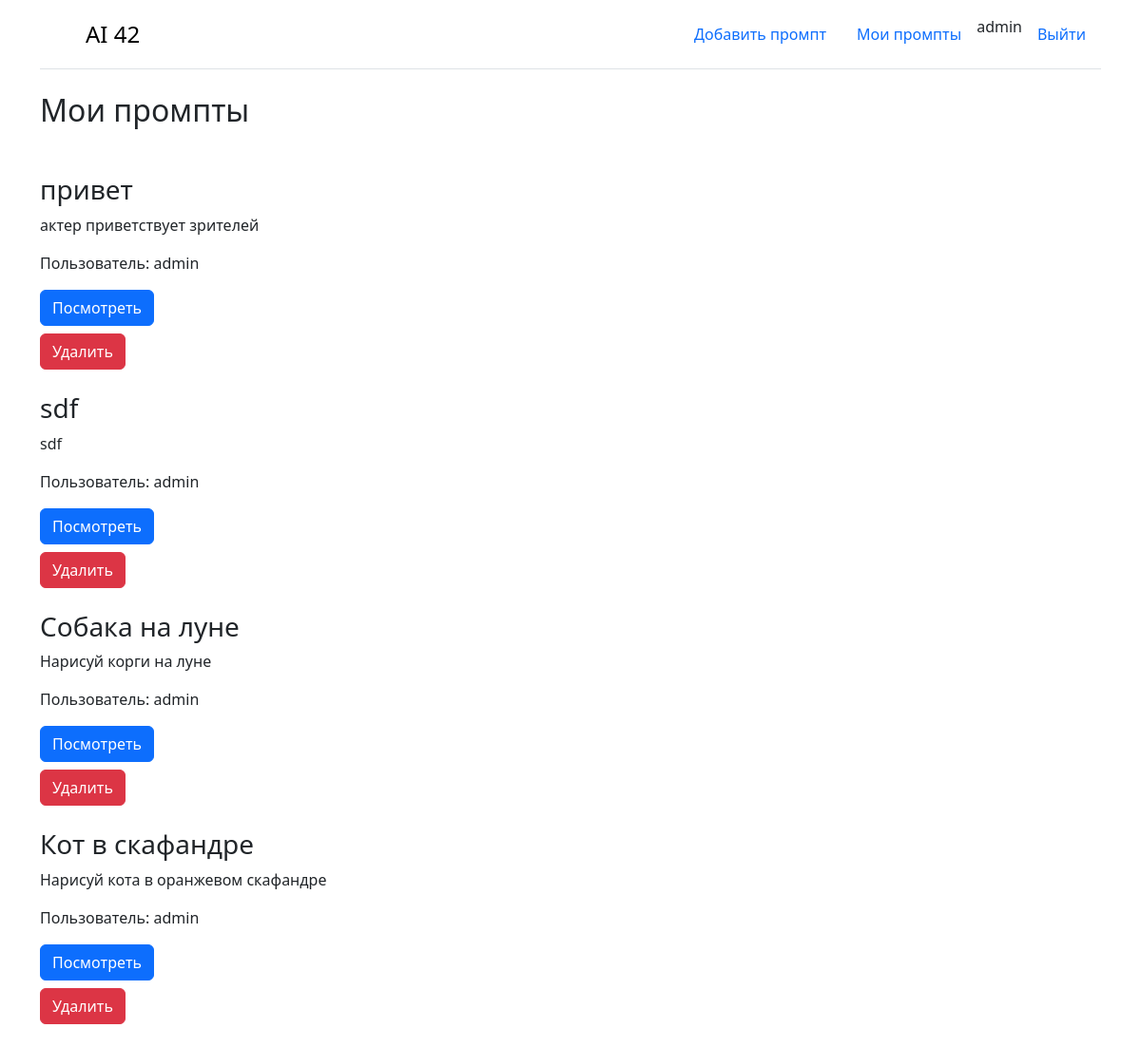
Before: /prompts/my (signed in) with the older database file.
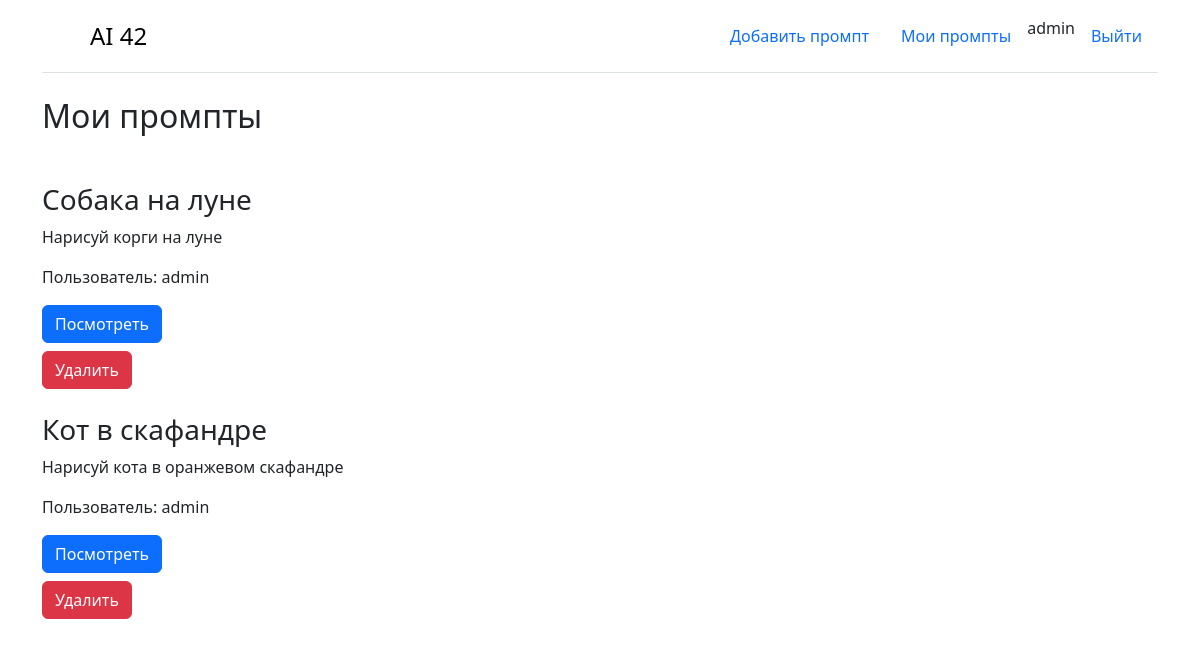
After: the same page with the newer database file.
### core/models.py (models this page shows, shortened)
class Prompt(models.Model):
    name = models.CharField(max_length=255, verbose_name='название промпта')
    text = models.TextField(verbose_name='описание промпта')
    created_at = models.DateTimeField(auto_now=True, verbose_name='дата создания')
    user = models.ForeignKey(User, verbose_name='пользователь', on_delete=models.CASCADE)
    class Meta:
        verbose_name = 'Промпт'
        verbose_name_plural = 'Промпты'

### core/views.py (the view)
# urls.py: path('prompts/my', my_prompts, name='my_prompts'),
@login_required
def my_prompts(request):
    user = request.user
    prompts = Prompt.objects.filter(user=user).order_by('-created_at')
    context = {'prompts': prompts}
    return render(request, 'my_prompts.html', context)

### templates/my_prompts.html (shortened to what this page needs)
{% extends 'base.html' %}
{% block content %}
<h2>Мои промпты</h2>
<div class="row mt-5">
    <div class="col-md-4">
        {% for prompt in prompts %}
        <div class="mb-4">
            <h3>{{ prompt.name }}</h3>
            <p>{{ prompt.text }}</p>
            <p>Пользователь: {{ prompt.user }}</p>
            <a class="btn btn-primary" href="{% url 'prompt_detail' prompt.id %}" role="button">Посмотреть</a>
            <form method="post" class="mt-2" action="{% url 'delete_prompt' prompt.id %}">
                <button class="btn btn-danger">Удалить</button>
            </form>
        </div>
        {% endfor %}
    </div>
    <div class="col-md-8"></div>
</div>
{% endblock %}

Changed rows visible on the page:
removed Prompt: name "привет", text "актер приветствует зрителей", user "admin"
removed Prompt: name "sdf", text "sdf", user "admin"
